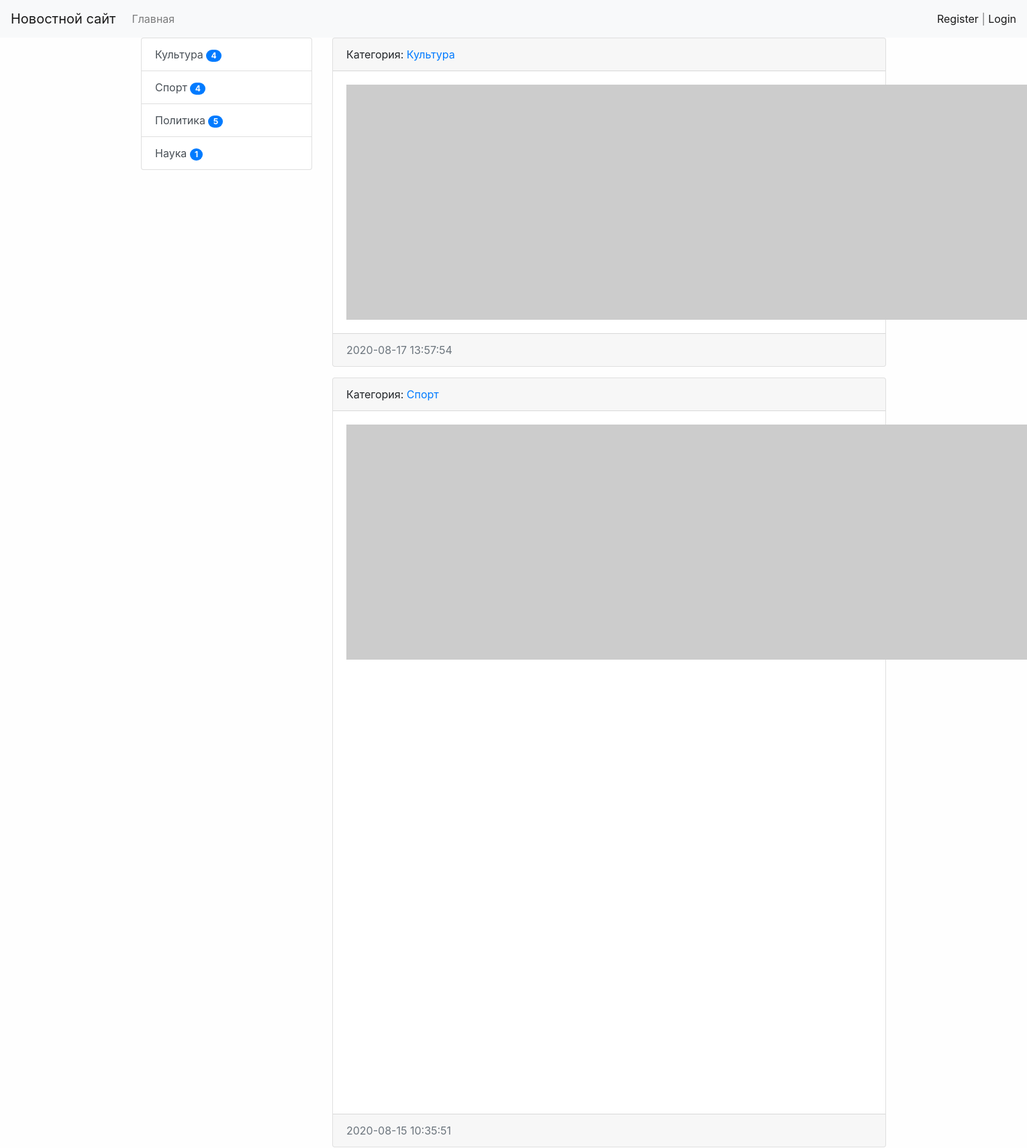
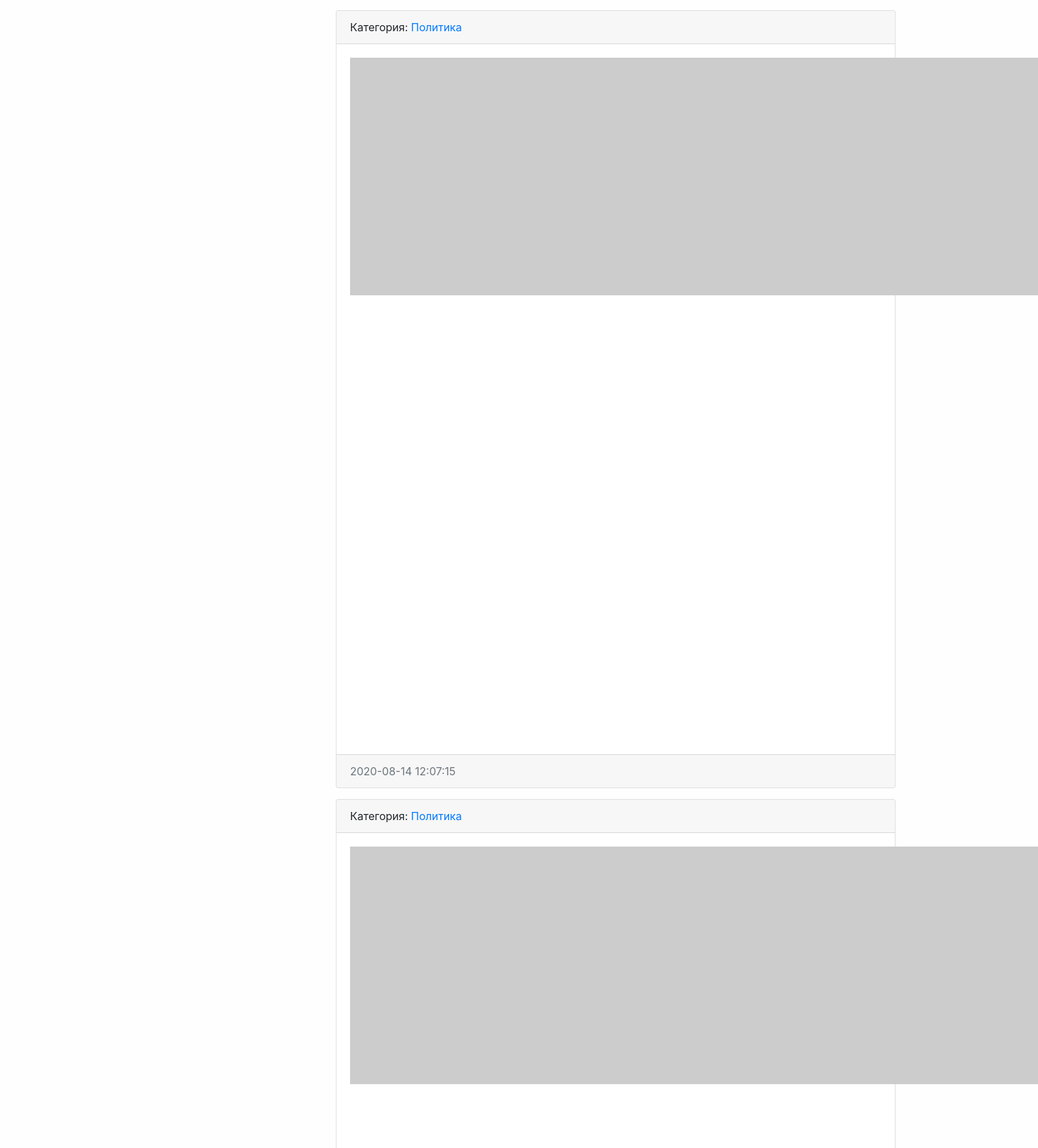
The page / (upper part) on the database its author committed (2 pictures, top to bottom).
### news/models.py (models this page shows, shortened)
class Category(models.Model):
    title = models.CharField(max_length=150, db_index=True, verbose_name='Наименование категории')
    def get_absolute_url(self):
        return reverse('category', kwargs={'category_id': self.pk})
    def __str__(self):
        return self.title
    class Meta:
        verbose_name = 'Категорию'
        verbose_name_plural = 'Категории'
        ordering = ['title']

class News(models.Model):
    title = models.CharField(max_length=150, verbose_name='Наименование')
    content = models.TextField(blank=True, verbose_name='Контент')
    created_at = models.DateTimeField(auto_now_add=True, verbose_name='Дата публикации')
    updated_at = models.DateTimeField(auto_now=True, verbose_name='Обновлено')
    photo = models.ImageField(upload_to='photos/%Y/%m/%d/', verbose_name='Фото', blank=True)
    is_published = models.BooleanField(default=True, verbose_name='Опубликовано')
    category = models.ForeignKey('Category', on_delete=models.PROTECT, verbose_name='Категория')
    views_count = models.IntegerField(default=0)
    def get_absolute_url(self):
        return reverse('view_news', kwargs={'pk': self.pk})
    class Meta:
        verbose_name = 'Новость'
        verbose_name_plural = 'Новости'
        ordering = ['-created_at']

### news/views.py (the view)
# urls.py: path('', HomeNews.as_view(), name='home'),
class HomeNews(MyMixin, ListView):
    model = News
    template_name = 'news/home_news_list.html'
    context_object_name = 'news'
    paginate_by = 10
    def get_context_data(self, *, object_list=None, **kwargs):
        context = super().get_context_data(**kwargs)
        context['title'] = self.get_upper(s='Главная страница')
        return context
    def get_queryset(self):
        return News.objects.filter(is_published=True).select_related('category')

### news/templatetags/news_tags.py (called while the page is built)
@register.inclusion_tag('news/list_categories.html')
def show_categories():
    categories = Category.objects.annotate(cnt=Count('news', filter=F('news__is_published'))).filter(cnt__gt=0)
    return {'categories': categories}

### news/utils.py (called while the page is built)
    def get_upper(self, s):
        if isinstance(s, str):
            return s.upper()
        else:
            return s.title.upper()

### news/templates/news/home_news_list.html (shortened to what this page needs)
{% extends "base.html" %}
{% block sidebar %}
{%include 'inc/_sidebar.html'%}
{% endblock %}
{% block content %}
{%for item in news %}
<div class="card mb-3">
    <div class="card-header">
        Категория: <a href="{{item.category.get_absolute_url}}">{{item.category}}</a>
    </div>
    <div class="card-body">
        <div class="media">
            {%if item.photo %}
            <img src="{{item.photo.url}}" alt="" width="350" class="mr-3">
            {%else%}
            <img src="https://picsum.photos/id/1060/350/235/" alt="" class="mr-3">
            {%endif%}
        </div>
    </div>
    <div class="card-footer text-muted">
        {{item.created_at|date:"Y-m-d H:i:s"}}
    </div>
</div>
{%endfor%}
{% endblock %}

### templates/base.html (shortened to what this page needs)
<!doctype html>
{%load static%}
<html lang="en">
<head>
    <link rel="stylesheet" href="{%static 'bootstrap/css/bootstrap.min.css'%}">
    <link rel="stylesheet" href="{%static 'css/style.css'%}">
</head>
<body>
{% include 'inc/_nav.html' %}
<div class="container mb-3">
    <div class="row">
        <div class="col-md-3">
            {% block sidebar %}SIDEBAR{% endblock %}
        </div>
        <div class="col-md-9">
            {% block content %}CONTENT{% endblock %}
        </div>
    </div>
</div>
</body>
</html>

### templates/inc/_nav.html (shortened to what this page needs)
<nav class="navbar navbar-expand-lg navbar-light bg-light">
    <a class="navbar-brand" href="{%url 'home'%}">Новостной сайт</a>
    <div class="collapse navbar-collapse" id="navbarSupportedContent">
        <ul class="navbar-nav mr-auto">
            <li class="nav-item"><a class="nav-link" href="{%url 'home'%}">Главная</a></li>
        </ul>
        <span class="navbar-text">
            <a href="{%url 'register'%}">Register</a> | <a href="{%url 'login'%}">Login</a>
        </span>
    </div>
</nav>

### templates/inc/_sidebar.html (shortened to what this page needs)
{% load news_tags %}
{%show_categories%}

### news/templates/news/list_categories.html
<div class="list-group">
    {%for item in categories %}
    <a href="{{item.get_absolute_url}}" class="list-group-item list-group-item-action">{{item.title}} <span
            class="badge badge-primary badge-pill">{{item.cnt}}</span></a>
    {%endfor%}
</div>

### mysite/static/css/style.css (style rules this page uses)
body { background-color: #fefefe; }

### rows shown on the page
Category: title "Культура", cnt "4"
Category: title "Спорт", cnt "4"
Category: title "Политика", cnt "5"
Category: title "Наука", cnt "1"
News: category "Культура", created_at "2020-08-17 13:57:54"
News: category "Спорт", created_at "2020-08-15 10:35:51"
News: category "Политика", created_at "2020-08-14 12:07:15"
News: category "Политика"
